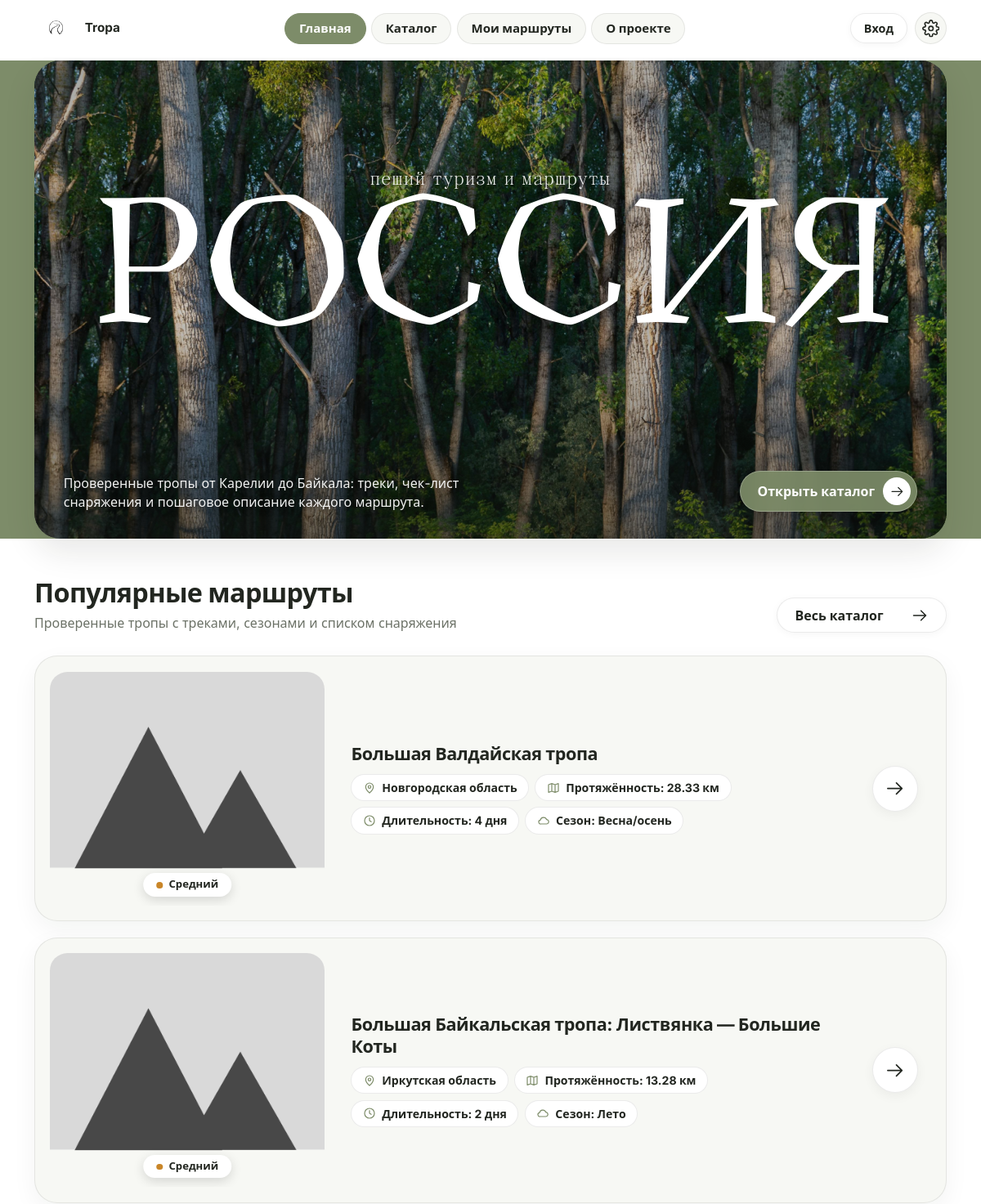
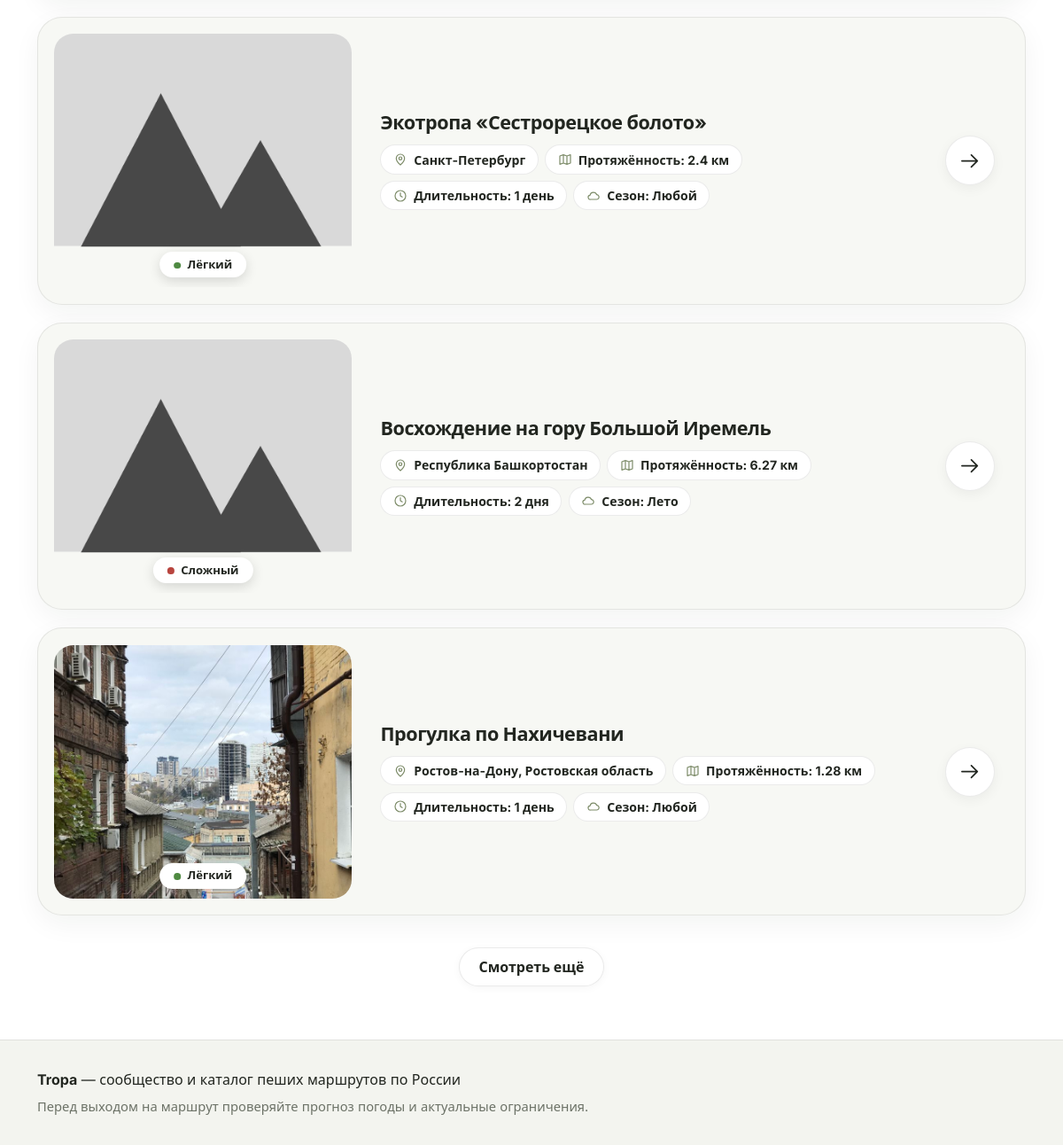
The page / on the database its author committed (2 pictures, top to bottom).
### tables this page shows
CREATE TABLE routes (
    id             INTEGER PRIMARY KEY AUTOINCREMENT,
    author_id      INTEGER NOT NULL REFERENCES users(id),
    title          TEXT NOT NULL,
    region         TEXT NOT NULL,
    length_km      REAL NOT NULL,
    difficulty     TEXT NOT NULL CHECK (difficulty IN ('easy', 'medium', 'hard')),
    days           INTEGER NOT NULL DEFAULT 1,
    season         TEXT NOT NULL DEFAULT 'any',
    terrain        TEXT NOT NULL DEFAULT 'any',
    description    TEXT NOT NULL,
    restrictions   TEXT,
    source_url     TEXT,
    source_checked TEXT,
    open_from      TEXT,
    open_to        TEXT,
    is_public      INTEGER NOT NULL DEFAULT 1,
    views          INTEGER NOT NULL DEFAULT 0,
    surface        TEXT,
    max_slope      TEXT,
    has_steps      INTEGER NOT NULL DEFAULT 0,
    rest_points    TEXT,
    created_at     TEXT NOT NULL DEFAULT CURRENT_TIMESTAMP
);

### views/pages.py (the view)
@bp.route("/")
def index():
    routes, has_more = popular(0)
    return render_template("index.html", routes=routes, has_more=has_more)

### app.py (called while the page is built)
def ru_days(n):
    n = int(n)
    if 11 <= n % 100 <= 14:
        word = "дней"
    elif n % 10 == 1:
        word = "день"
    elif 2 <= n % 10 <= 4:
        word = "дня"
    else:
        word = "дней"
    return f"{n} {word}"

### db.py (called while the page is built)
def get_db():
    if "db" not in g:
        g.db = sqlite3.connect(current_app.config["DATABASE"])
        g.db.row_factory = sqlite3.Row
        g.db.execute("PRAGMA foreign_keys = ON")
    return g.db

### views/auth.py (called while the page is built)
@bp.before_app_request
def load_logged_in_user():
    user_id = session.get("user_id")
    g.user = None
    if user_id is not None:
        g.user = get_db().execute(
            "SELECT id, username FROM users WHERE id = ?", (user_id,)
        ).fetchone()
        if g.user is None:
            session.clear()

### views/pages.py (called while the page is built)
def popular(offset):
    rows = get_db().execute(
        "SELECT * FROM routes WHERE is_public = 1 ORDER BY views DESC, id DESC LIMIT ? OFFSET ?",
        (PAGE + 1, offset),
    ).fetchall()
    return rows[:PAGE], len(rows) > PAGE

### templates/index.html (shortened to what this page needs)
{% extends "base.html" %}
{% block main_class %}home{% endblock %}
{% block content %}
  <div class="hero-wrap">
    <section class="hero" aria-labelledby="hero-title">
      <img class="hero-bg" src="{{ url_for('static', filename='img/hero.jpg') }}"
           alt="Горный пейзаж на рассвете" fetchpriority="high">
      <div class="hero-center">
        <p class="hero-kicker">пеший туризм и маршруты</p>
        <h1 class="hero-text" id="hero-title">
          <span class="hero-big" aria-hidden="true"><span>Россия</span></span>
        </h1>
      </div>
      <div class="hero-bottom">
        <p class="hero-lead">Проверенные тропы от Карелии до Байкала: треки, чек-лист снаряжения и пошаговое описание каждого маршрута.</p>
        <a class="btn btn-hero" href="{{ url_for('routes.catalog') }}">
          <span>Открыть каталог</span>
          <span class="btn-circle"><svg class="icon" aria-hidden="true"><use href="#i-arrow"/></svg></span>
        </a>
      </div>
    </section>
  </div>
  <section class="section" aria-labelledby="popular-title">
    <div class="section-head">
      <div>
        <h2 id="popular-title">Популярные маршруты</h2>
        <p class="section-sub">Проверенные тропы с треками, сезонами и списком снаряжения</p>
      </div>
      <a class="btn btn-wide" href="{{ url_for('routes.catalog') }}">
        <span>Весь каталог</span>
        <svg class="icon" aria-hidden="true"><use href="#i-arrow"/></svg>
      </a>
    </div>
    {% if routes %}
      <ul class="route-list" id="popular-list">
        {% for r in routes %}{% include "_route_card.html" %}{% endfor %}
      </ul>
      {% if has_more %}
        <p class="more">
          <a class="btn" id="load-more" href="{{ url_for('routes.catalog') }}"
             data-url="{{ url_for('pages.popular_more') }}">Смотреть ещё</a>
        </p>
      {% endif %}
    {% else %}
      <div class="empty card">
        <p>Публичных маршрутов пока нет.</p>
        <a class="btn btn-primary" href="{{ url_for('routes.create') }}">Добавить первый маршрут</a>
      </div>
    {% endif %}
  </section>
{% endblock %}

### templates/_route_card.html (shortened to what this page needs)
<li class="route-card">
  <div class="route-thumb">
    <img src="{{ route_image(r['id']) }}" alt="Фото маршрута: {{ r['title'] }}"
         width="400" height="286" loading="lazy">
    <span class="diff-pill diff-{{ r['difficulty'] }}">{{ DIFFICULTY[r['difficulty']] }}</span>
  </div>
  <div class="route-body">
    <h3><a href="{{ url_for('routes.detail', route_id=r['id']) }}">{{ r['title'] }}</a></h3>
    <ul class="meta">
      <li><svg class="icon" aria-hidden="true"><use href="#i-pin"/></svg><span>{{ r['region'] }}</span></li>
      <li><svg class="icon" aria-hidden="true"><use href="#i-map"/></svg><span>Протяжённость: {{ r['length_km'] }} км</span></li>
      <li><svg class="icon" aria-hidden="true"><use href="#i-clock"/></svg><span>Длительность: {{ r['days']|ru_days }}</span></li>
      <li><svg class="icon" aria-hidden="true"><use href="#i-cloud"/></svg><span>Сезон: {{ SEASONS[r['season']] }}</span></li>
    </ul>
  </div>
  <span class="arrow-btn" aria-hidden="true"><svg class="icon"><use href="#i-arrow"/></svg></span>
</li>

### rows shown on the page
routes: difficulty "Средний", title "Большая Валдайская тропа", region "Новгородская область", length_km "28.33", days|ru_days "4 дня", season "Весна/осень"
routes: difficulty "Средний", title "Большая Байкальская тропа: Листвянка — Большие Коты", region "Иркутская область", length_km "13.28", days|ru_days "2 дня", season "Лето"
routes: difficulty "Лёгкий", title "Экотропа «Сестрорецкое болото»", region "Санкт-Петербург", length_km "2.4", days|ru_days "1 день", season "Любой"
routes: difficulty "Сложный", title "Восхождение на гору Большой Иремель", region "Республика Башкортостан", length_km "6.27", days|ru_days "2 дня", season "Лето"
routes: shows a picture, difficulty "Лёгкий", title "Прогулка по Нахичевани", region "Ростов-на-Дону, Ростовская область", length_km "1.28", days|ru_days "1 день", season "Любой"
